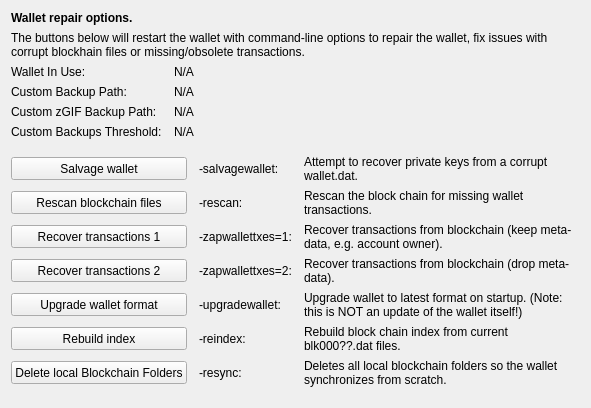
     <widget class="QWidget" name="tab_repair">
      <attribute name="title">
       <string>&amp;Wallet Repair</string>
      </attribute>
      <layout class="QGridLayout" name="gridLayout_4" columnstretch="0,0,0,0">
       <property name="horizontalSpacing">
        <number>12</number>
       </property>
       <item row="0" column="0" colspan="4">
        <widget class="QLabel" name="label_repair_header">
         <property name="font">
          <font>
           <weight>75</weight>
           <bold>true</bold>
          </font>
         </property>
         <property name="text">
          <string>Wallet repair options.</string>
         </property>
        </widget>
       </item>
       <item row="1" column="0" colspan="4">
        <widget class="QLabel" name="label_repair_helptext">
         <property name="font">
          <font>
           <weight>50</weight>
           <bold>false</bold>
          </font>
         </property>
         <property name="text">
          <string>The buttons below will restart the wallet with command-line options to repair the wallet, fix issues with corrupt blockhain files or missing/obsolete transactions.</string>
         </property>
         <property name="wordWrap">
          <bool>true</bool>
         </property>
        </widget>
       </item>
       <item row="2" column="0">
        <widget class="QLabel" name="wallet_path_label">
         <property name="text">
          <string>Wallet In Use:</string>
         </property>
        </widget>
       </item>
       <item row="2" column="1" colspan="3">
        <widget class="QLabel" name="wallet_path">
         <property name="cursor">
          <cursorShape>IBeamCursor</cursorShape>
         </property>
         <property name="text">
          <string>N/A</string>
         </property>
         <property name="textFormat">
          <enum>Qt::PlainText</enum>
         </property>
         <property name="textInteractionFlags">
          <set>Qt::LinksAccessibleByMouse|Qt::TextSelectableByKeyboard|Qt::TextSelectableByMouse</set>
         </property>
        </widget>
       </item>
       <item row="3" column="0">
        <widget class="QLabel" name="wallet_custombackuppath_label">
         <property name="text">
          <string>Custom Backup Path:</string>
         </property>
         <property name="visible">
          <bool>false</bool>
         </property>
        </widget>
       </item>
       <item row="3" column="1" colspan="3">
        <widget class="QLabel" name="wallet_custombackuppath">
         <property name="cursor">
          <cursorShape>IBeamCursor</cursorShape>
         </property>
         <property name="text">
          <string>N/A</string>
         </property>
         <property name="textFormat">
          <enum>Qt::PlainText</enum>
         </property>
         <property name="textInteractionFlags">
          <set>Qt::LinksAccessibleByMouse|Qt::TextSelectableByKeyboard|Qt::TextSelectableByMouse</set>
         </property>
         <property name="visible">
          <bool>false</bool>
         </property>
        </widget>
       </item>
       <item row="4" column="0">
        <widget class="QLabel" name="wallet_customzgifbackuppath_label">
         <property name="text">
          <string>Custom zGIF Backup Path:</string>
         </property>
         <property name="visible">
          <bool>false</bool>
         </property>
        </widget>
       </item>
       <item row="4" column="1" colspan="3">
        <widget class="QLabel" name="wallet_customzgifbackuppath">
         <property name="cursor">
          <cursorShape>IBeamCursor</cursorShape>
         </property>
         <property name="text">
          <string>N/A</string>
         </property>
         <property name="textFormat">
          <enum>Qt::PlainText</enum>
         </property>
         <property name="textInteractionFlags">
          <set>Qt::LinksAccessibleByMouse|Qt::TextSelectableByKeyboard|Qt::TextSelectableByMouse</set>
         </property>
         <property name="visible">
          <bool>false</bool>
         </property>
        </widget>
       </item>
       <item row="5" column="0">
        <widget class="QLabel" name="wallet_custombackupthreshold_label">
         <property name="text">
          <string>Custom Backups Threshold:</string>
         </property>
         <property name="visible">
          <bool>false</bool>
         </property>
        </widget>
       </item>
       <item row="5" column="1" colspan="3">
        <widget class="QLabel" name="wallet_custombackupthreshold">
         <property name="cursor">
          <cursorShape>IBeamCursor</cursorShape>
         </property>
         <property name="text">
          <string>N/A</string>
         </property>
         <property name="textFormat">
          <enum>Qt::PlainText</enum>
         </property>
         <property name="textInteractionFlags">
          <set>Qt::LinksAccessibleByMouse|Qt::TextSelectableByKeyboard|Qt::TextSelectableByMouse</set>
         </property>
         <property name="visible">
          <bool>false</bool>
         </property>
        </widget>
       </item>
       <item row="6" column="0">
        <spacer name="verticalSpacer_repair1">
         <property name="orientation">
          <enum>Qt::Vertical</enum>
         </property>
         <property name="sizeHint" stdset="0">
          <size>
           <width>10</width>
           <height>10</height>
          </size>
         </property>
        </spacer>
       </item>
       <item row="7" column="0" colspan="2">
        <widget class="QPushButton" name="btn_salvagewallet">
         <property name="minimumSize">
          <size>
           <width>100</width>
           <height>23</height>
          </size>
         </property>
         <property name="text">
          <string>Salvage wallet</string>
         </property>
        </widget>
       </item>
       <item row="7" column="2">
        <widget class="QLabel" name="label_repair_salvage_command">
         <property name="text">
          <string notr="true">-salvagewallet:</string>
         </property>
        </widget>
       </item>
       <item row="7" column="3">
        <widget class="QLabel" name="label_repair_salvage">
         <property name="text">
          <string>Attempt to recover private keys from a corrupt wallet.dat.</string>
         </property>
         <property name="wordWrap">
          <bool>true</bool>
         </property>
        </widget>
       </item>
       <item row="8" column="0" colspan="2">
        <widget class="QPushButton" name="btn_rescan">
         <property name="minimumSize">
          <size>
           <width>100</width>
           <height>23</height>
          </size>
         </property>
         <property name="text">
          <string>Rescan blockchain files</string>
         </property>
        </widget>
       </item>
       <item row="8" column="2">
        <widget class="QLabel" name="label_repair_rescan_command">
         <property name="text">
          <string notr="true">-rescan:</string>
         </property>
        </widget>
       </item>
       <item row="8" column="3">
        <widget class="QLabel" name="label_repair_rescan">
         <property name="text">
          <string>Rescan the block chain for missing wallet transactions.</string>
         </property>
         <property name="wordWrap">
          <bool>true</bool>
         </property>
        </widget>
       </item>
       <item row="9" column="0" colspan="2">
        <widget class="QPushButton" name="btn_zapwallettxes1">
         <property name="minimumSize">
          <size>
           <width>100</width>
           <height>23</height>
          </size>
         </property>
         <property name="text">
          <string>Recover transactions 1</string>
         </property>
        </widget>
       </item>
       <item row="9" column="2">
        <widget class="QLabel" name="label_repair_zap1_command">
         <property name="text">
          <string notr="true">-zapwallettxes=1:</string>
         </property>
        </widget>
       </item>
       <item row="9" column="3">
        <widget class="QLabel" name="label_repair_zap1">
         <property name="text">
          <string>Recover transactions from blockchain (keep meta-data, e.g. account owner).</string>
         </property>
         <property name="wordWrap">
          <bool>true</bool>
         </property>
        </widget>
       </item>
       <item row="10" column="0" colspan="2">
        <widget class="QPushButton" name="btn_zapwallettxes2">
         <property name="minimumSize">
          <size>
           <width>100</width>
           <height>23</height>
          </size>
         </property>
         <property name="text">
          <string>Recover transactions 2</string>
         </property>
        </widget>
       </item>
       <item row="10" column="2">
        <widget class="QLabel" name="label_repair_zap2_command">
         <property name="text">
          <string notr="true">-zapwallettxes=2:</string>
         </property>
        </widget>
       </item>
       <item row="10" column="3">
        <widget class="QLabel" name="label_repair_zap2">
         <property name="text">
          <string>Recover transactions from blockchain (drop meta-data).</string>
         </property>
         <property name="wordWrap">
          <bool>true</bool>
         </property>
        </widget>
       </item>
       <item row="11" column="0" colspan="2">
        <widget class="QPushButton" name="btn_upgradewallet">
         <property name="minimumSize">
          <size>
           <width>100</width>
           <height>23</height>
          </size>
         </property>
         <property name="text">
          <string>Upgrade wallet format</string>
         </property>
        </widget>
       </item>
       <item row="11" column="2">
        <widget class="QLabel" name="label_repair_upgrade_command">
         <property name="text">
          <string notr="true">-upgradewallet:</string>
         </property>
        </widget>
       </item>
       <item row="11" column="3">
        <widget class="QLabel" name="label_repair_upgrade">
         <property name="text">
          <string>Upgrade wallet to latest format on startup. (Note: this is NOT an update of the wallet itself!)</string>
         </property>
         <property name="wordWrap">
          <bool>true</bool>
         </property>
        </widget>
       </item>
       <item row="12" column="0" colspan="2">
        <widget class="QPushButton" name="btn_reindex">
         <property name="minimumSize">
          <size>
           <width>100</width>
           <height>23</height>
          </size>
         </property>
         <property name="text">
          <string>Rebuild index</string>
         </property>
        </widget>
       </item>
       <item row="12" column="2">
        <widget class="QLabel" name="label_repair_reindex_command">
         <property name="text">
          <string notr="true">-reindex:</string>
         </property>
        </widget>
       </item>
       <item row="12" column="3">
        <widget class="QLabel" name="label_repair_reindex">
         <property name="text">
          <string>Rebuild block chain index from current blk000??.dat files.</string>
         </property>
         <property name="wordWrap">
          <bool>true</bool>
         </property>
        </widget>
       </item>
       <item row="13" column="0" colspan="2">
        <widget class="QPushButton" name="btn_resync">
         <property name="minimumSize">
          <size>
           <width>100</width>
           <height>23</height>
          </size>
         </property>
         <property name="text">
          <string>Delete local Blockchain Folders</string>
         </property>
        </widget>
       </item>
       <item row="13" column="2">
        <widget class="QLabel" name="label_repair_resync_command">
         <property name="text">
          <string>-resync:</string>
         </property>
        </widget>
       </item>
       <item row="13" column="3">
        <widget class="QLabel" name="label_repair_resync">
         <property name="text">
          <string>Deletes all local blockchain folders so the wallet synchronizes from scratch.</string>
         </property>
         <property name="wordWrap">
          <bool>true</bool>
         </property>
        </widget>
       </item>
       <item row="14" column="0">
        <spacer name="verticalSpacer_repair2">
         <property name="orientation">
          <enum>Qt::Vertical</enum>
         </property>
         <property name="sizeHint" stdset="0">
          <size>
           <width>20</width>
           <height>10</height>
          </size>
         </property>
        </spacer>
       </item>
      </layout>
     </widget>
